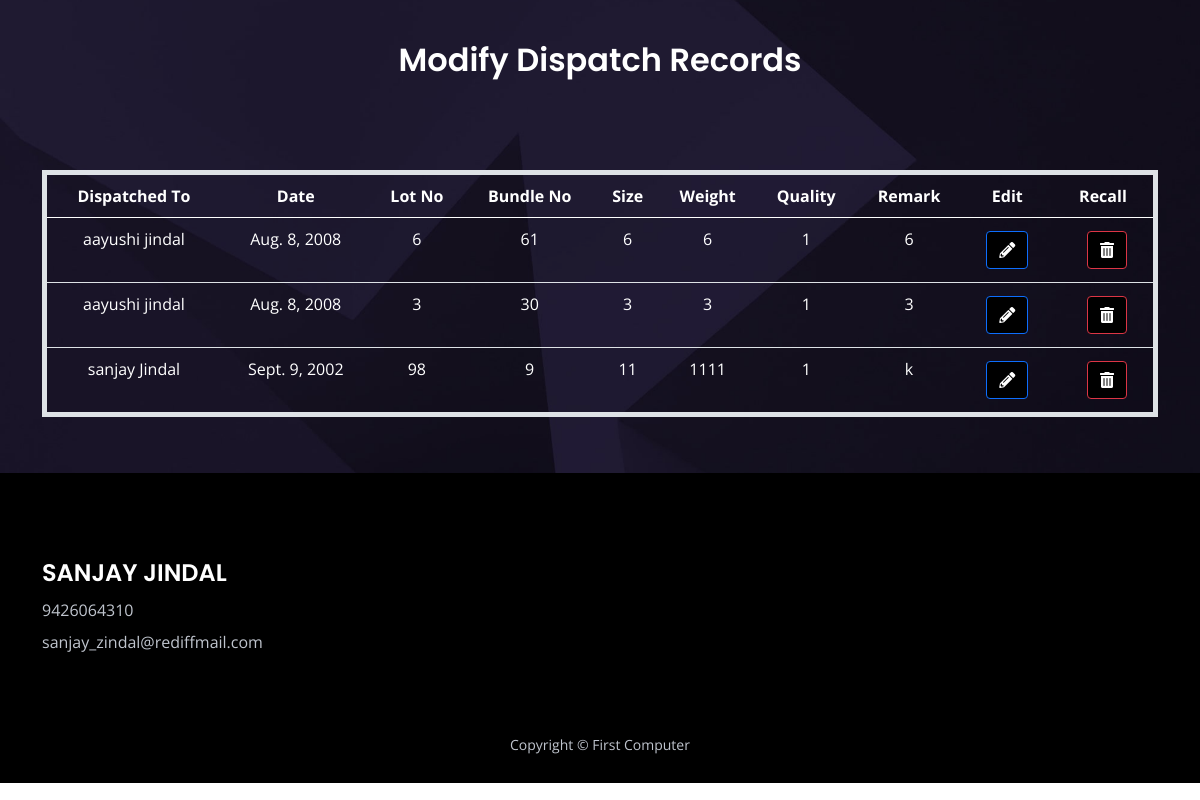
Page /modify_dispatch/ on the committed database.
### app/models.py (models this page shows, shortened)
class Selected(models.Model):
    packing = models.ForeignKey(Packing, on_delete=models.CASCADE)
    name = models.CharField(max_length=100, blank=True, null=True)
    bill_no = models.CharField(max_length=20, blank=True, null=True)
    date = models.DateField(max_length=20, blank=True, null=True)

class Packing(models.Model):
    date_packing = models.DateField(max_length=20, blank=True, null=True)
    name = models.CharField(max_length=100)
    lot_no = models.CharField(max_length=100)
    quality = models.ForeignKey('Quality', on_delete=models.CASCADE)
    point = models.ForeignKey('Point', on_delete=models.CASCADE)
    brand = models.ForeignKey('Brand', on_delete=models.CASCADE)
    lot_kgs = models.FloatField()
    total_weight = models.DecimalField(max_digits=10, decimal_places=2, default=0.00)

class Bundle(models.Model):
    bundle_entry = models.ForeignKey(Packing, on_delete=models.CASCADE, related_name='bundles')
    bundle = models.CharField(max_length=100)
    grade = models.CharField(max_length=100)
    sizes = models.CharField(max_length=100)
    sheet = models.CharField(max_length=100)
    weight = models.CharField(max_length=100)
    remarks = models.CharField(max_length=200, blank=True, null=True)
    status = models.BooleanField(default=False)  # Field to track dispatch status
    bill_no = models.CharField(max_length=20, blank=True, null=True)

class Quality(models.Model):
    quality_no = models.CharField(max_length=100)
    def __str__(self):
        return self.quality_no

### app/modify.py (the view)
# urls.py: path('modify_dispatch/', modify.modify_dispatch, name='modify_dispatch'),
def modify_dispatch(request):
    packings = Packing.objects.filter(selected__isnull=False)
    return render(request, 'modify/modify_dispatch.html', {'packings': packings})

### app/templates/modify/modify_dispatch.html (shortened to what this page needs)
{% load static %}
<!DOCTYPE html>
<html lang="en">
<head>
    <link href="{% static 'css/bootstrap.min.css' %}" rel="stylesheet">
    <link href="{% static 'css/fontawesome-all.min.css' %}" rel="stylesheet">
    <link href="{% static 'css/swiper.css' %}" rel="stylesheet">
    <link href="{% static 'css/styles.css' %}" rel="stylesheet">
</head>
<body>
    <div id="contact" class="form-1">
        <div class="container">
            <h2 class="h2-heading">Modify Dispatch Records</h2><br><br>
            <div class="table-responsive">
                <table class="table table-striped">
                    <thead>
                        <tr>
                            <th>Dispatched To</th>
                            <th>Date</th>
                            <th>Lot No</th>
                            <th>Bundle No</th>
                            <th>Size</th>
                            <th>Weight</th>
                            <th>Quality</th>
                            <th>Remark</th>
                            <th>Edit</th>
                            <th>Recall</th>
                        </tr>
                    </thead>
                    <tbody>
                        {% for packing in packings %}
                            {% for selected in packing.selected_set.all %}
                                {% for bundle in packing.bundles.all %}
                                    <tr>
                                        <td>{{ selected.name }}</td>
                                        <td>{{ selected.date }}</td>
                                        <td>{{ packing.lot_no }}</td>
                                        <td>{{ bundle.bundle }}</td>
                                        <td>{{ bundle.sizes }}</td>
                                        <td>{{ bundle.weight }}</td>
                                        <td>{{ packing.quality }}</td>
                                        <td>{{ bundle.remarks }}</td>
                                        <td>
                                            <a href="{% url 'edit_dispatch' packing.id %}" class="btn btn-primary">
                                                <i class="fas fa-pencil-alt"></i>
                                            </a>
                                        </td>
                                        <td>
                                            <form id="recallForm{{ packing.id }}" action="{% url 'recall_dispatch' packing.id %}" method="post">
                                                <button type="button" class="btn btn-danger" onclick="confirmRecall('{{ packing.id }}')">
                                                    <i class="fas fa-trash-alt"></i>
                                                </button>
                                            </form>
                                        </td>
                                    </tr>
                                {% endfor %}
                            {% endfor %}
                        {% endfor %}
                    </tbody>
                </table>
            </div>
        </div>
    </div>
    <div class="footer">
        <div class="container">
            <div class="row">
                <div class="col-lg-12">
                    <div class="footer-col second">
                        <h4 style="color:white"><br><br>SANJAY JINDAL</h4>
                        <ul class="list-unstyled li-space-lg p-big">
                            <li>9426064310</li>
                            <li>sanjay_zindal@rediffmail.com</li>
                        </ul>
                    </div>
                </div>
            </div>
        </div>
    </div>
    <div class="copyright">
        <div class="container">
            <div class="row">
                <div class="col-lg-12">
                    <p class="p-small">Copyright © First Computer</p>
                </div>
            </div>
        </div>
    </div>
</body>
</html>

### app/static/css/styles.css (style rules this page uses)
body, html { width: 100%; height: 100%; }
body, p { color: #53575a; font: 400 1rem/1.625rem "Open Sans", sans-serif; }
h2 { color: #2b2b4f; font-weight: 600; font-size: 2rem; line-height: 2.5rem; font-family: "Poppins" }
h4 { color: #2b2b4f; font-weight: 600; font-size: 1.5rem; line-height: 2rem; font-family: "Poppins" }
.p-small { font-size: 0.875rem; line-height: 1.5rem; }
.li-space-lg li { margin-bottom: 0.5rem; }
a { color: #53575a; text-decoration: underline; }
.form-1 { padding-top: 9.5rem; padding-bottom: 8.75rem; background: url('../images/contact-background.jpg') center center no-repeat; background-size: cover; text-align: center; }
.form-1 .h2-heading { margin-bottom: 1.125rem; color: #ffffff; }
.footer { padding-top: 6.5rem; padding-bottom: 2rem; background-color: #121015; }
.footer .footer-col { margin-bottom: 3rem; }
.footer p, .footer a, .footer ul { color: #bfc4cd; }
.footer .li-space-lg li { margin-bottom: 0.375rem; }
.copyright { padding-bottom: 1rem; background-color: #121015; text-align: center; }
.copyright p, .copyright a { color: #bfc4cd; text-decoration: none; }
@media (min-width: 992px) { .h2-heading { width: 35.25rem; margin-right: auto; margin-left: auto; } }
@media (min-width: 992px) { .footer .footer-col { margin-bottom: 2rem; } }
@media (min-width: 992px) { .footer .footer-col.second { display: inline-block; width: 320px; margin-right: 1.75rem; vertical-align: top; } }
@media (min-width: 1200px) { .container { max-width: 1140px; } }
@media (min-width: 1200px) { .form-1 form { margin-left: 0.5rem; } }
@media (min-width: 1200px) { .footer .footer-col.second { margin-right: 6.5rem; } }

### app/templates/modify/modify_dispatch.html (style rules this page uses)
.form-1 { padding: 40px 0; }
.h2-heading { margin-bottom: 30px; }
.btn { margin: 5px; }
.footer { background-color: #000; color: white; padding: 20px 0; }
.footer-col { margin-bottom: 20px; }
.copyright { background-color: #000; color: white; padding: 10px 0; }
.table-responsive { margin-top: 20px; }
table { color: white; border: 5px solid white; }
th, td { color: white !important; }
.btn-primary { background-color: black; }
.btn-danger { background-color: black; }

### rows in the picture
Packing: lot_no "6", quality "1"
Selected: name "aayushi jindal", date "Aug. 8, 2008"
Bundle: bundle "61", sizes "6", weight "6", remarks "6"
Packing: lot_no "3", quality "1"
Selected: name "aayushi jindal", date "Aug. 8, 2008"
Bundle: bundle "30", sizes "3", weight "3", remarks "3"
Packing: lot_no "98", quality "1"
Selected: name "sanjay Jindal", date "Sept. 9, 2002"
Bundle: bundle "9", sizes "11", weight "1111", remarks "k"
